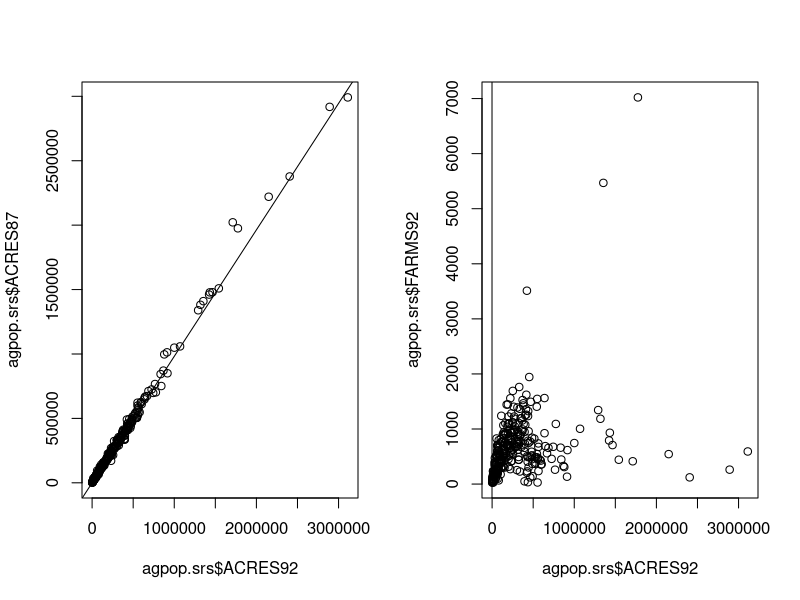

R code for this plot:
# Exercise 4

# 1. Construct a dataset where you extract the ACRES92, ACRES87 and FARMS92 from 
# the agpop.DAT dataset
agpop <- read.csv('agpop.dat', head = T, sep = ',')
agpop <- with(agpop, cbind.data.frame(ACRES92, ACRES87, FARMS92))

# 2. Eliminate all observations where any of the above variables are missing.
agpop <- subset(agpop, ACRES92 >= 0 & ACRES87 >= 0 & FARMS92 >= 0)

# 3. Draw a random sample of size 300 and estimate the population mean of
# ACRES92 using a ratio estimator with
agpop.srs <- agpop[sample(nrow(agpop), size = 300),]

ACRES92.mean <- mean(agpop.srs$ACRES92)
ACRES87.mean <- mean(agpop.srs$ACRES87)
FARMS92.mean <- mean(agpop.srs$FARMS92)

# 3.a. ACRES87 as auxiliary variable
B.ACRES87 <- ACRES92.mean / ACRES87.mean
y_ratio.ACRES87 <- B.ACRES87 * mean(agpop$ACRES87)

# 3.b. FARMS92 as auxiliary variable
B.FARMS92 <- ACRES92.mean / FARMS92.mean
y_ratio.FARMS92 <- B.FARMS92 * mean(agpop$FARMS92)

cor.test(agpop.srs$ACRES92, agpop.srs$ACRES87)
cor.test(agpop.srs$ACRES92, agpop.srs$FARMS92)

par(mfrow=c(1,2))
plot(agpop.srs$ACRES92, agpop.srs$ACRES87)
abline(lm(agpop.srs$ACRES92 ~ agpop.srs$ACRES87))

plot(agpop.srs$ACRES92, agpop.srs$FARMS92)
abline(lm(agpop.srs$ACRES92 ~ agpop.srs$FARMS92))
